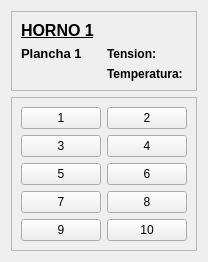
               <widget class="QWidget" name="plancha1_1">
                <layout class="QVBoxLayout" name="verticalLayout_23">
                 <item alignment="Qt::AlignTop">
                  <widget class="QFrame" name="frame_18">
                   <property name="frameShape">
                    <enum>QFrame::StyledPanel</enum>
                   </property>
                   <property name="frameShadow">
                    <enum>QFrame::Raised</enum>
                   </property>
                   <layout class="QGridLayout" name="gridLayout_3">
                    <item row="1" column="0" alignment="Qt::AlignLeft|Qt::AlignVCenter">
                     <widget class="QLabel" name="label_8">
                      <property name="font">
                       <font>
                        <pointsize>10</pointsize>
                        <weight>75</weight>
                        <bold>true</bold>
                       </font>
                      </property>
                      <property name="text">
                       <string>Plancha 1</string>
                      </property>
                     </widget>
                    </item>
                    <item row="1" column="2" alignment="Qt::AlignLeft">
                     <widget class="QLabel" name="label_10">
                      <property name="font">
                       <font>
                        <weight>75</weight>
                        <bold>true</bold>
                       </font>
                      </property>
                      <property name="text">
                       <string>Tension: </string>
                      </property>
                     </widget>
                    </item>
                    <item row="2" column="2" alignment="Qt::AlignLeft">
                     <widget class="QLabel" name="label_11">
                      <property name="font">
                       <font>
                        <weight>75</weight>
                        <bold>true</bold>
                       </font>
                      </property>
                      <property name="text">
                       <string>Temperatura:</string>
                      </property>
                     </widget>
                    </item>
                    <item row="0" column="0">
                     <widget class="QLabel" name="label_21">
                      <property name="font">
                       <font>
                        <pointsize>12</pointsize>
                        <weight>75</weight>
                        <bold>true</bold>
                        <underline>true</underline>
                       </font>
                      </property>
                      <property name="text">
                       <string>HORNO 1</string>
                      </property>
                     </widget>
                    </item>
                   </layout>
                  </widget>
                 </item>
                 <item>
                  <widget class="QFrame" name="frame_13">
                   <property name="enabled">
                    <bool>true</bool>
                   </property>
                   <property name="frameShape">
                    <enum>QFrame::StyledPanel</enum>
                   </property>
                   <property name="frameShadow">
                    <enum>QFrame::Raised</enum>
                   </property>
                   <layout class="QGridLayout" name="gridLayout">
                    <item row="0" column="0" alignment="Qt::AlignVCenter">
                     <widget class="QPushButton" name="pushButton_9">
                      <property name="text">
                       <string>1</string>
                      </property>
                      <property name="icon">
                       <iconset resource="resources.qrc">
                        <normaloff>:/icons/icons/activity.svg</normaloff>:/icons/icons/activity.svg</iconset>
                      </property>
                      <property name="iconSize">
                       <size>
                        <width>24</width>
                        <height>24</height>
                       </size>
                      </property>
                     </widget>
                    </item>
                    <item row="3" column="1" alignment="Qt::AlignVCenter">
                     <widget class="QPushButton" name="pushButton_2">
                      <property name="text">
                       <string>8</string>
                      </property>
                      <property name="icon">
                       <iconset resource="resources.qrc">
                        <normaloff>:/icons/icons/activity.svg</normaloff>:/icons/icons/activity.svg</iconset>
                      </property>
                      <property name="iconSize">
                       <size>
                        <width>24</width>
                        <height>24</height>
                       </size>
                      </property>
                     </widget>
                    </item>
                    <item row="4" column="1" alignment="Qt::AlignVCenter">
                     <widget class="QPushButton" name="pushButton_4">
                      <property name="text">
                       <string>10</string>
                      </property>
                      <property name="icon">
                       <iconset resource="resources.qrc">
                        <normaloff>:/icons/icons/activity.svg</normaloff>:/icons/icons/activity.svg</iconset>
                      </property>
                     </widget>
                    </item>
                    <item row="2" column="1" alignment="Qt::AlignVCenter">
                     <widget class="QPushButton" name="pushButton">
                      <property name="text">
                       <string>6</string>
                      </property>
                      <property name="icon">
                       <iconset resource="resources.qrc">
                        <normaloff>:/icons/icons/activity.svg</normaloff>:/icons/icons/activity.svg</iconset>
                      </property>
                      <property name="iconSize">
                       <size>
                        <width>24</width>
                        <height>24</height>
                       </size>
                      </property>
                     </widget>
                    </item>
                    <item row="1" column="0" alignment="Qt::AlignVCenter">
                     <widget class="QPushButton" name="pushButton_8">
                      <property name="text">
                       <string>3</string>
                      </property>
                      <property name="icon">
                       <iconset resource="resources.qrc">
                        <normaloff>:/icons/icons/activity.svg</normaloff>:/icons/icons/activity.svg</iconset>
                      </property>
                      <property name="iconSize">
                       <size>
                        <width>24</width>
                        <height>24</height>
                       </size>
                      </property>
                     </widget>
                    </item>
                    <item row="1" column="1" alignment="Qt::AlignVCenter">
                     <widget class="QPushButton" name="pushButton_3">
                      <property name="text">
                       <string>4</string>
                      </property>
                      <property name="icon">
                       <iconset resource="resources.qrc">
                        <normaloff>:/icons/icons/activity.svg</normaloff>:/icons/icons/activity.svg</iconset>
                      </property>
                      <property name="iconSize">
                       <size>
                        <width>24</width>
                        <height>24</height>
                       </size>
                      </property>
                     </widget>
                    </item>
                    <item row="0" column="1" alignment="Qt::AlignVCenter">
                     <widget class="QPushButton" name="pushButton_5">
                      <property name="text">
                       <string>2</string>
                      </property>
                      <property name="icon">
                       <iconset resource="resources.qrc">
                        <normaloff>:/icons/icons/activity.svg</normaloff>:/icons/icons/activity.svg</iconset>
                      </property>
                      <property name="iconSize">
                       <size>
                        <width>24</width>
                        <height>24</height>
                       </size>
                      </property>
                     </widget>
                    </item>
                    <item row="4" column="0" alignment="Qt::AlignVCenter">
                     <widget class="QPushButton" name="pushButton_6">
                      <property name="text">
                       <string>9</string>
                      </property>
                      <property name="icon">
                       <iconset resource="resources.qrc">
                        <normaloff>:/icons/icons/activity.svg</normaloff>:/icons/icons/activity.svg</iconset>
                      </property>
                      <property name="iconSize">
                       <size>
                        <width>24</width>
                        <height>24</height>
                       </size>
                      </property>
                     </widget>
                    </item>
                    <item row="2" column="0" alignment="Qt::AlignVCenter">
                     <widget class="QPushButton" name="pushButton_10">
                      <property name="text">
                       <string>5</string>
                      </property>
                      <property name="icon">
                       <iconset resource="resources.qrc">
                        <normaloff>:/icons/icons/activity.svg</normaloff>:/icons/icons/activity.svg</iconset>
                      </property>
                      <property name="iconSize">
                       <size>
                        <width>24</width>
                        <height>24</height>
                       </size>
                      </property>
                     </widget>
                    </item>
                    <item row="3" column="0" alignment="Qt::AlignVCenter">
                     <widget class="QPushButton" name="pushButton_7">
                      <property name="text">
                       <string>7</string>
                      </property>
                      <property name="icon">
                       <iconset resource="resources.qrc">
                        <normaloff>:/icons/icons/activity.svg</normaloff>:/icons/icons/activity.svg</iconset>
                      </property>
                      <property name="iconSize">
                       <size>
                        <width>24</width>
                        <height>24</height>
                       </size>
                      </property>
                     </widget>
                    </item>
                   </layout>
                  </widget>
                 </item>
                </layout>
               </widget>
